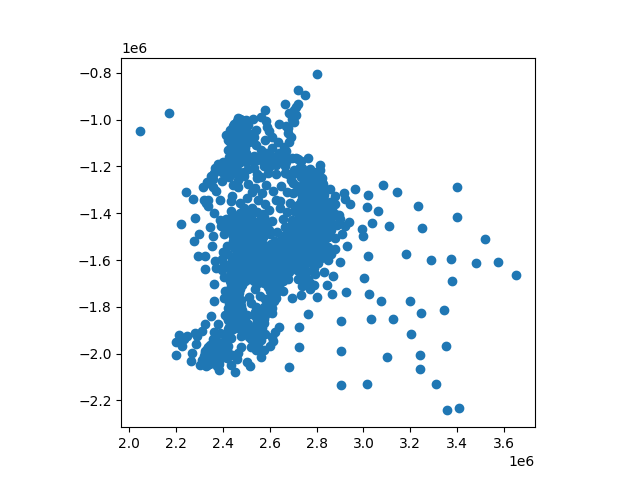

Write Python code to recreate this figure.
'''
example from GeoPandas docs
https://geopandas.org/en/stable/docs/user_guide/data_structures.html
'''

import sys
import subprocess
import geopandas as gpd
import matplotlib.pyplot as plt

# install with pip
import geodatasets

script_name = __file__.split('.')[0]

fn = 'geoda.malaria'
p = geodatasets.get_path(fn)
gdf = gpd.read_file(p)
#gdf.plot()

# this gdf has more than one geometry
print(gdf.geometry.name)
# geometry

# print(gdf.geometry.geom_type)
'''
0            Polygon
1            Polygon
..
1066    MultiPolygon
1067    MultiPolygon
Length: 1068, dtype: object
>
'''

# rename 'geometry' to 'borders'
gdf = gdf.rename_geometry('borders')

print(gdf.crs)
# EPSG:4326  # WGS84

gdf = gdf.to_crs('EPSG:5070')  # Albers
gdf['centroids'] = gdf.centroid
gdf = gdf.set_geometry('centroids')

gdf.plot()

ofn = script_name + '.png'
plt.savefig(ofn)
subprocess.run(['open','-a','Preview',ofn])
